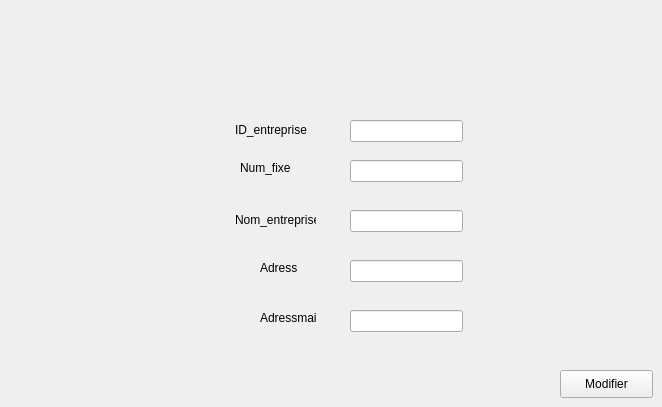
    <widget class="QWidget" name="page_6">
     <widget class="QLineEdit" name="le_adressmail_2">
      <property name="geometry">
       <rect>
        <x>350</x>
        <y>310</y>
        <width>113</width>
        <height>22</height>
       </rect>
      </property>
     </widget>
     <widget class="QLabel" name="label_27">
      <property name="geometry">
       <rect>
        <x>235</x>
        <y>120</y>
        <width>81</width>
        <height>20</height>
       </rect>
      </property>
      <property name="text">
       <string>ID_entreprise</string>
      </property>
     </widget>
     <widget class="QLabel" name="label_28">
      <property name="geometry">
       <rect>
        <x>240</x>
        <y>160</y>
        <width>56</width>
        <height>16</height>
       </rect>
      </property>
      <property name="text">
       <string>Num_fixe</string>
      </property>
     </widget>
     <widget class="QLabel" name="label_29">
      <property name="geometry">
       <rect>
        <x>260</x>
        <y>260</y>
        <width>56</width>
        <height>16</height>
       </rect>
      </property>
      <property name="text">
       <string>Adress</string>
      </property>
     </widget>
     <widget class="QLabel" name="label_30">
      <property name="geometry">
       <rect>
        <x>235</x>
        <y>210</y>
        <width>81</width>
        <height>20</height>
       </rect>
      </property>
      <property name="text">
       <string>Nom_entreprise</string>
      </property>
     </widget>
     <widget class="QLineEdit" name="le_nom_2">
      <property name="geometry">
       <rect>
        <x>350</x>
        <y>210</y>
        <width>113</width>
        <height>22</height>
       </rect>
      </property>
     </widget>
     <widget class="QPushButton" name="Modifier_farouk_2">
      <property name="geometry">
       <rect>
        <x>560</x>
        <y>370</y>
        <width>93</width>
        <height>28</height>
       </rect>
      </property>
      <property name="text">
       <string>Modifier</string>
      </property>
     </widget>
     <widget class="QLabel" name="label_31">
      <property name="geometry">
       <rect>
        <x>260</x>
        <y>310</y>
        <width>56</width>
        <height>16</height>
       </rect>
      </property>
      <property name="text">
       <string>Adressmail</string>
      </property>
     </widget>
     <widget class="QLineEdit" name="le_adress_2">
      <property name="geometry">
       <rect>
        <x>350</x>
        <y>260</y>
        <width>113</width>
        <height>22</height>
       </rect>
      </property>
     </widget>
     <widget class="QLineEdit" name="le_id_2">
      <property name="geometry">
       <rect>
        <x>350</x>
        <y>120</y>
        <width>113</width>
        <height>22</height>
       </rect>
      </property>
     </widget>
     <widget class="QLineEdit" name="le_num_2">
      <property name="geometry">
       <rect>
        <x>350</x>
        <y>160</y>
        <width>113</width>
        <height>22</height>
       </rect>
      </property>
     </widget>
    </widget>
